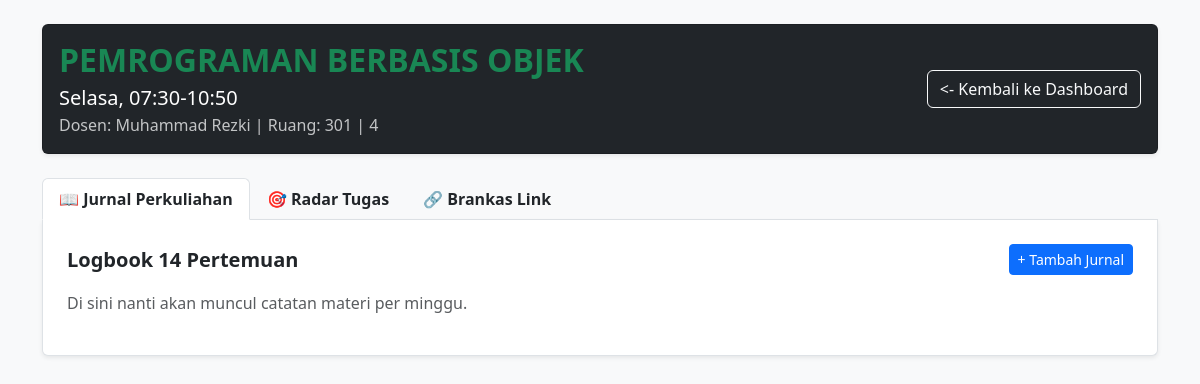
Page /detail/2 (signed in) on the committed database.
### tables this page shows
CREATE TABLE jadwal (
        id INTEGER PRIMARY KEY AUTOINCREMENT,
        matkul TEXT NOT NULL,
        dosen TEXT NOT NULL,
        hari TEXT NOT NULL,
        jam TEXT NOT NULL,
        sks INTEGER NOT NULL,
        ruang TEXT NOT NULL,
        semester INTEGER NOT NULL
    );

### app.py (the view)
@app.route('/detail/<int:id_jadwal>')
def detail_kelas(id_jadwal):
    if not session.get('sudah_login'):
        return redirect(url_for('login'))
    conn = get_db_connection()
    matkul_info = conn.execute('SELECT * FROM jadwal WHERE id = ?', (id_jadwal,)).fetchone()
    data_jurnal = conn.execute('SELECT * FROM jurnal WHERE jadwal_id = ? ORDER BY pertemuan_ke ASC', (id_jadwal,)).fetchall()
    data_resources = conn.execute('SELECT * FROM resources WHERE jadwal_id = ?', (id_jadwal,)).fetchall()
    data_tugas = conn.execute('SELECT * FROM tugas WHERE matkul = ?', (matkul_info['matkul'],)).fetchall()
    conn.close()
    return render_template('detail_kelas.html', matkul=matkul_info, jurnal=data_jurnal, resources=data_resources, tugas=data_tugas)

### app.py (called while the page is built)
def get_db_connection():
    conn = sqlite3.connect('kuliah.db')
    conn.row_factory = sqlite3.Row
    return conn

### templates/detail_kelas.html (shortened to what this page needs)
<!DOCTYPE html>
<html lang="id">
<head>
    <link rel="stylesheet" href="https://cdn.jsdelivr.net/npm/bootstrap@5.3.3/dist/css/bootstrap.min.css">
</head>
<body class="bg-light">
    <div class="container mt-4">
        <div class="card bg-dark text-white mb-4 shadow-sm">
            <div class="card-body d-flex flex-column flex-md-row justify-content-between align-items-md-center">
                <div>
                    <h2 class="fw-bold mb-1 text-success">{{ matkul.matkul | upper }}</h2>
                    <p class="mb-0 fs-5">{{ matkul.hari }}, {{ matkul.jam }}</p>
                    <p class="mb-0 text-light opacity-75">Dosen: {{ matkul.dosen }} | Ruang: {{ matkul.ruang }} | {{ matkul.sks }}</p>
                </div>
                <div class="mt-3 mt-md-0">
                    <a href="/" class="btn btn-outline-light w-100"><- Kembali ke Dashboard</a>
                </div>
            </div>
        </div>
        <ul class="nav nav-tabs" id="myTab" role="tablist">
            <li class="nav-item" role="presentation">
                <button class="nav-link active fw-bold text-dark" data-bs-toggle="tab" data-bs-target="#jurnal">📖 Jurnal Perkuliahan</button>
            </li>
            <li class="nav-item" role="presentation">
                <button class="nav-link fw-bold text-dark" data-bs-toggle="tab" data-bs-target="#tugas">🎯 Radar Tugas</button>
            </li>
            <li class="nav-item" role="presentation">
                <button class="nav-link fw-bold text-dark" data-bs-toggle="tab" data-bs-target="#resources">🔗 Brankas Link</button>
            </li>
        </ul>
        <div class="tab-content bg-white border border-top-0 p-4 mb-5 shadow-sm rounded-bottom">
            <div class="tab-pane fade show active" id="jurnal">
                <div class="d-flex justify-content-between align-items-center mb-3">
                    <h5 class="fw-bold mb-0">Logbook 14 Pertemuan</h5>
                    <button class="btn btn-sm btn-primary">+ Tambah Jurnal</button>
                </div>
                <p class="text-muted">Di sini nanti akan muncul catatan materi per minggu.</p>
            </div>
        </div>
    </div>
</body>
</html>

### rows in the picture
jadwal: matkul "PEMROGRAMAN BERBASIS OBJEK", hari "Selasa", jam "07:30-10:50", dosen "Muhammad Rezki", ruang "301", sks "4"
